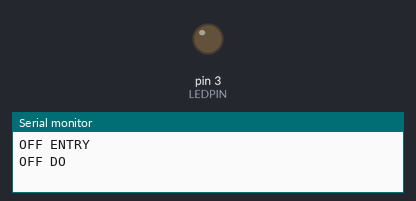
Bench run of a sketch on a simulated Arduino Uno, built with avr-gcc and run on an emulated ATmega328P. On the bench: output pins drawn as LEDs (lit = HIGH), the last lines printed to the serial monitor.

Above: at 0.05 s.
At 2.05 s:
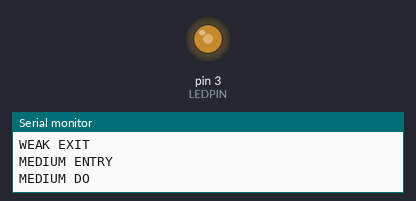
At 4.0 s:
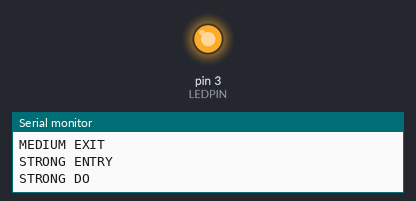
Timing chart, 0 to 5.2 s (numbered marks = the images above):
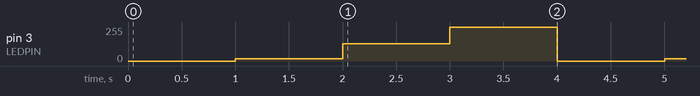

The sketch:

LED_PWM0.ino
```cpp
#define LEDPIN 3     // LEDはピン3に接続
#define LED_WEAK 16
#define LED_MEDIUM 128
#define LED_STRONG 255

typedef enum{
  WEAK,
  MEDIUM,
  STRONG,
  OFF
}STATE;

typedef enum{
  ENTRY,
  DO,
  EXIT
}ACTION;

STATE g_state = OFF;
ACTION g_action = ENTRY;

void setAction(ACTION act){
  g_action = act;
}

ACTION getAction(){
  return g_action;
}

void setState(STATE state){
  g_state = state;
}

STATE getState(){
  return g_state;
}

void setStateAction(STATE state, ACTION action){
  setState(state);
  setAction(action);
}

void setup() {
  pinMode(LEDPIN,OUTPUT);   //アナログ出力の場合 デジタルピンを使うのでpinMode()が必要
  analogWrite(LEDPIN, 0);   //アナログ出力の初期値を0にする
  Serial.begin(9600);
}

void loop() {

    switch(getState())
    {
      case WEAK:
        switch(getAction()){
          case ENTRY:
            Serial.println("WEAK ENTRY");
            analogWrite(LEDPIN, LED_WEAK);    //LEDを弱点灯
            setStateAction(WEAK, DO);
            break;
          case DO:
            Serial.println("WEAK DO");
            setStateAction(WEAK, EXIT);
            delay(1000);
            break;
          case EXIT:
            Serial.println("WEAK EXIT");
            setStateAction(MEDIUM, ENTRY);
            break;
        }
        break;
      case MEDIUM:
        switch(getAction()){
          case ENTRY:
            Serial.println("MEDIUM ENTRY");
            analogWrite(LEDPIN, LED_MEDIUM);   //LEDを中点灯
            setStateAction(MEDIUM, DO);
            break;
          case DO:
            Serial.println("MEDIUM DO");
            setStateAction(MEDIUM, EXIT);
            delay(1000);
            break;
          case EXIT:
            Serial.println("MEDIUM EXIT");
            setStateAction(STRONG, ENTRY);
            break;
        }
        break;
      case STRONG:
        switch(getAction()){
          case ENTRY:
            Serial.println("STRONG ENTRY");
            analogWrite(LEDPIN, LED_STRONG);   //LEDを強点灯(255・・・5V）
            setStateAction(STRONG, DO);
            break;
          case DO:
            Serial.println("STRONG DO");
            setStateAction(STRONG, EXIT);
            delay(1000);
            break;
          case EXIT:
            Serial.println("STRONG EXIT");
            setStateAction(OFF, ENTRY);
            break;
        }
        break;
      case OFF:
        switch(getAction()){
          case ENTRY:
            Serial.println("OFF ENTRY");
            analogWrite(LEDPIN, 0);     //LEDを消灯(0 ・・・　0V）
            setStateAction(OFF, DO);
            break;
          case DO:
            Serial.println("OFF DO");
            setStateAction(OFF, EXIT);
            delay(1000);
            break;
          case EXIT:
            Serial.println("OFF EXIT");
            setStateAction(WEAK, ENTRY);
            break;
        }
        break;
    }
}
```

Measured:
- by itself, pin 3 (LEDPIN): repeats every 4.0 s: 128/255 1.0 s, 255/255 1.0 s, 0/255 1.0 s, 16/255 1.0 s
